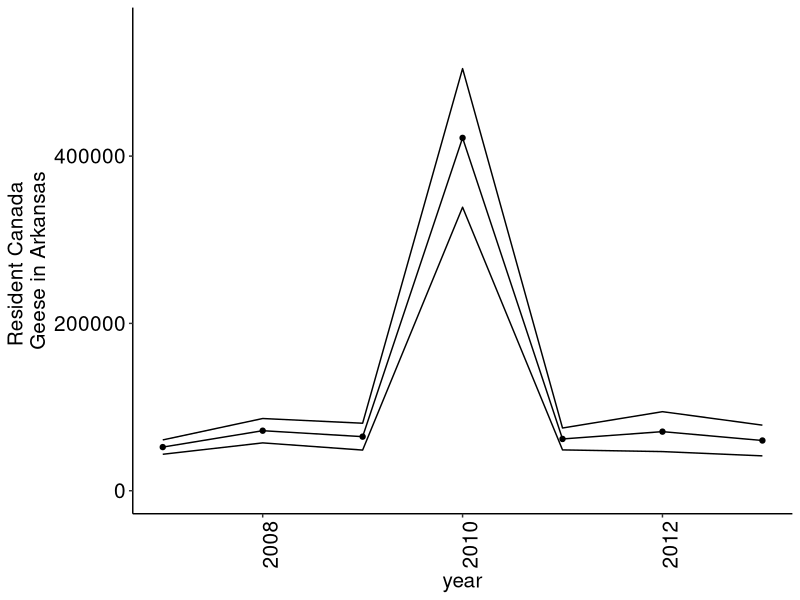
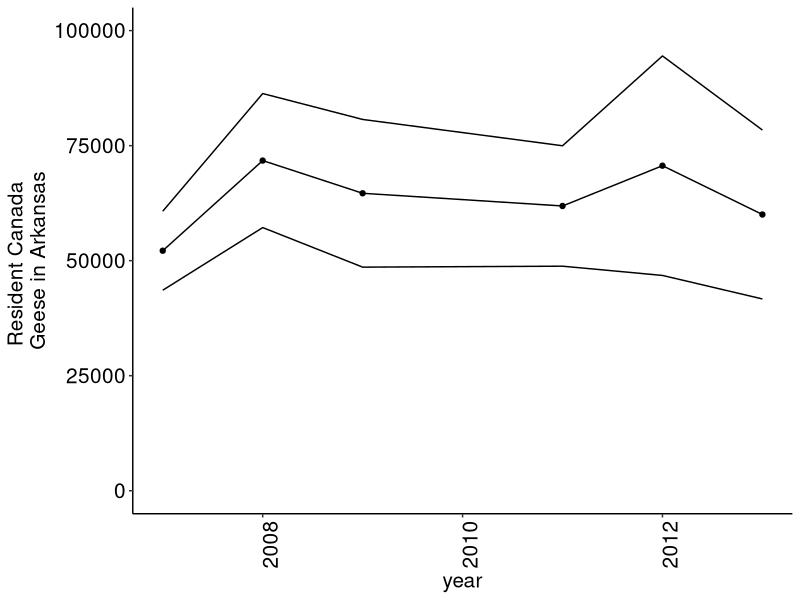
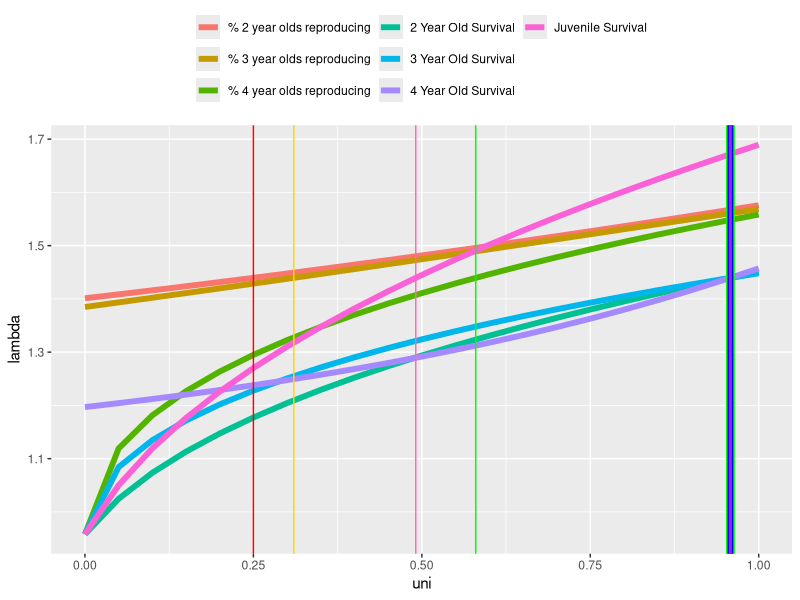

The R script that drew these images, in order:
## ---- chunk 1
library(ggplot2)
library(grid)

options(scipen=999)
m <- as.data.frame(matrix(c(2006,2007,2008,2009,2010,2011,2012,2013,980,982,1004,1075,1173,1499,1123,814,15,41,26,17,28,24,9,11),ncol=3))
colnames(m) <- c("year","banded","recovered")
m$recov_rate <- m$recovered/m$banded
m$recov_var <- ((m$recov_rate*(1-m$recov_rate))/(m$banded-1))
m$recov_se <- sqrt(m$recov_var)
m$report_rate <- 0.736
m$report_var <- .002
m$report_se <- .046
m$harvest_rate <- m$recov_rate/m$report_rate
m$harvest_var <- (m$recov_var/(m$report_rate^2))+(((m$recov_rate^2)*m$report_var)/(m$report_rate^4))
m$num_harvested <- c(0,4851,4139,2277,22425,2207,1261,1807)
m$adjust_harvested <- m$num_harvested*.61
m$N_Cago <- m$adjust_harvest/m$harvest_rate
m$N_var <- (0.1/(m$harvest_rate^2))+((m$adjust_harvested^2)*((m$harvest_var)/(m$harvest_rate^4)))
m$N_se <- sqrt(m$N_var)
m$N_ci_u <- m$N_Cago+m$N_se
m$N_ci_l <- m$N_Cago-m$N_se
## ---- chunk 2
options(scipen=999)
ggplot()+
  geom_point(data=m[m$year!=2006,], aes(x=year, y=N_Cago))+
  geom_line(data=m[m$year!=2006,], aes(x=year, y=N_Cago))+
  geom_line(data=m[m$year!=2006,], aes(x=year, y=N_ci_u))+
  geom_line(data=m[m$year!=2006,], aes(x=year, y=N_ci_l))+
  ylim(0,550000)+
  xlab("year")+
  ylab("Resident Canada \nGeese in Arkansas")+
  theme(plot.title = element_text(colour="black",size=15), #plot title
        axis.text.x = element_text(ang=90, colour="black", size=15), #x axis labels
        axis.text.y = element_text(colour="black",size=15), #y axis labels
        axis.title.x = element_text(colour="black",size=15),
        axis.title.y = element_text(colour="black",size=15), #y ,axis title
        legend.text = element_text(colour="black", size=15), #legend text
        legend.title = element_blank(),#legend title
        legend.background = element_rect(fill="white"), #legend background color
        legend.position = "top",
        legend.direction= "horizontal",
        legend.key = element_rect(colour="black", fill="white"),
        legend.key.width=unit(3,"cm"),
        plot.background = element_rect(fill = "white" ), #plot background color
        panel.grid.major= element_line(colour=NA), 
        panel.grid.minor=element_line(colour=NA),
        panel.background = element_rect(fill = "white"),
        axis.line=element_line(colour="black"))
## ---- chunk 3
options(scipen=999)
ggplot()+
  geom_point(data=m[m$year!=2010&m$year!=2006,], aes(x=year, y=N_Cago))+
  geom_line(data=m[m$year!=2010&m$year!=2006,], aes(x=year, y=N_Cago))+
  geom_line(data=m[m$year!=2010&m$year!=2006,], aes(x=year, y=N_ci_u))+
  geom_line(data=m[m$year!=2010&m$year!=2006,], aes(x=year, y=N_ci_l))+
  ylim(0,100000)+
  xlab("year")+
  ylab("Resident Canada \nGeese in Arkansas")+
  theme(plot.title = element_text(colour="black",size=15), #plot title
        axis.text.x = element_text(ang=90, colour="black", size=15), #x axis labels
        axis.text.y = element_text(colour="black",size=15), #y axis labels
        axis.title.x = element_text(colour="black",size=15),
        axis.title.y = element_text(colour="black",size=15), #y ,axis title
        legend.text = element_text(colour="black", size=15), #legend text
        legend.title = element_blank(),#legend title
        legend.background = element_rect(fill="white"), #legend background color
        legend.position = "top",
        legend.direction= "horizontal",
        legend.key = element_rect(colour="black", fill="white"),
        legend.key.width=unit(3,"cm"),
        plot.background = element_rect(fill = "white" ), #plot background color
        panel.grid.major= element_line(colour=NA), 
        panel.grid.minor=element_line(colour=NA),
        panel.background = element_rect(fill = "white"),
        axis.line=element_line(colour="black"))


## ---- chunk 4


mat <- matrix(c(0,.491,0,0,.25*2.3,0,0.958,0,.31*3.9, 0,0,0.958,.58*3.7,0,0,.958),ncol=4)

v <- matrix(nrow=4, ncol=100)

v[,1]<- c(20000*.25,20000*.25,20000*.24,20000*.26)

for(i in 1:99){

  v[,i+1] <- mat %*% v[,i]

}

col <- colSums(v)

eigens=eigen(mat)

lambda=eigens$values[1]
c=eigens$vectors[,1]/sum(eigens$vectors[,1]) 





## Variation in juvenile survival
lambdap0 <- matrix(nrow=1, ncol=21)
unip0 <- seq(0, 1,by=.05)
for(i in 1:21){
  mat <- matrix(c(0,unip0[i],0,0,.25*2.3,0,0.958,0,.31*3.9, 0,0,0.958,.58*3.7,0,0,.958),ncol=4)
eigenp0 <- eigen(mat)
lambdap0[i] <- eigenp0$values[1]
}
#plot(unip0, lambdap0)

## variation in 2 year old survival
lambdap1 <- matrix(nrow=1, ncol=21)
unip1 <- seq(0, 1,by=.05)
for(i in 1:21){
  mat <- matrix(c(0,.491,0,0,.25*2.3,0,unip1[i],0,.31*3.9, 0,0,0.958,.58*3.7,0,0,.958),ncol=4)
eigenp1 <- eigen(mat)
lambdap1[i] <- eigenp1$values[1]
}
#plot(unip1, lambdap1)

## variation in three year old survival 
lambdap2 <- matrix(nrow=1, ncol=21)
unip2 <- seq(0, 1,by=.05)
for(i in 1:21){
  mat <- matrix(c(0,.491,0,0,.25*2.3,0,.958,0,.31*3.9, 0,0,unip2[i],.58*3.7,0,0,.958),ncol=4)
eigenp2 <- eigen(mat)
lambdap2[i] <- eigenp2$values[1]
}
#plot(unip2, lambdap2)


## variation in four year old survival 
lambdap3 <- matrix(nrow=1, ncol=21)
unip3 <- seq(0, 1,by=.05)
for(i in 1:21){
  mat <- matrix(c(0,.491,0,0,.25*2.3,0,.958,0,.31*3.9, 0,0,.958,.58*3.7,0,0,unip3[i]),ncol=4)
eigenp3 <- eigen(mat)
lambdap3[i] <- eigenp3$values[1]
}
#plot(unip3, lambdap3)

## variation in percent of two year olds that reproduce
lambdap4 <- matrix(nrow=1, ncol=21)
unip4 <- seq(0, 1,by=.05)
for(i in 1:21){
  mat <- matrix(c(0,.491,0,0,unip4[i]*2.3,0,.958,0,.31*3.9, 0,0,.958,.58*3.7,0,0,.958),ncol=4)
eigenp4 <- eigen(mat)
lambdap4[i] <- eigenp4$values[1]
}
#plot(unip4, lambdap4)


## variation in precent of three year olds that reproduce

lambdap5 <- matrix(nrow=1, ncol=21)
unip5 <- seq(0, 1,by=.05)
for(i in 1:21){
  mat <- matrix(c(0,.491,0,0,.25*2.3,0,.958,0,unip5[i]*3.9, 0,0,.958,.58*3.7,0,0,.958),ncol=4)
eigenp5 <- eigen(mat)
lambdap5[i] <- eigenp5$values[1]
}
#plot(unip5, lambdap5)


## variation in precent of four year olds that reproduce 
lambdap6 <- matrix(nrow=1, ncol=21)
unip6 <- seq(0, 1,by=.05)
for(i in 1:21){
  mat <- matrix(c(0,.491,0,0,.25*2.3,0,.958,0,.31*3.9, 0,0,.958,unip6[i]*3.7,0,0,.958),ncol=4)
eigenp6 <- eigen(mat)
lambdap6[i] <- eigenp6$values[1]
}
#plot(unip6, lambdap6)

dat <- as.numeric(cbind(lambdap0, lambdap1, lambdap2, lambdap3,lambdap4, lambdap5, lambdap6))
uni <- as.numeric(rep(unip0, times=7))
scen <- as.factor(rep(c("Juvenile Survival","2 Year Old Survival","3 Year Old Survival","4 Year Old Survival","% 2 year olds reproducing","% 3 year olds reproducing","% 4 year olds reproducing"), each=21))

data <- as.data.frame(rbind(dat, uni))
tran <- as.data.frame(t(data))
tran2 <- cbind(tran, scen)
library(reshape)

mdat <- melt(tran2, id=c("scen","uni"))

col <- c("#ffffcc","#c7e9b4","#7fcdbb","#41b6c4","#1d91c0","#225ea8","#0c2c84")

ggplot()+
  geom_line(data=mdat, aes(x=uni, y=value, group=scen,  colour=scen), size=2)+
  ylab("lambda")+
  geom_vline(xintercept=.491, col="hot pink")+geom_vline(xintercept=.58, col="green")+geom_vline(xintercept=.31, col="gold")+geom_vline(xintercept=.25, col="red")+geom_vline(xintercept=.958, col="green", size=3)+geom_vline(xintercept=.958, col="blue", size=2)+geom_vline(xintercept=.958, col="purple", size=1)+
  theme(legend.position="top",
        legend.title=element_blank())+
  guides(col=guide_legend(nrow=3))
